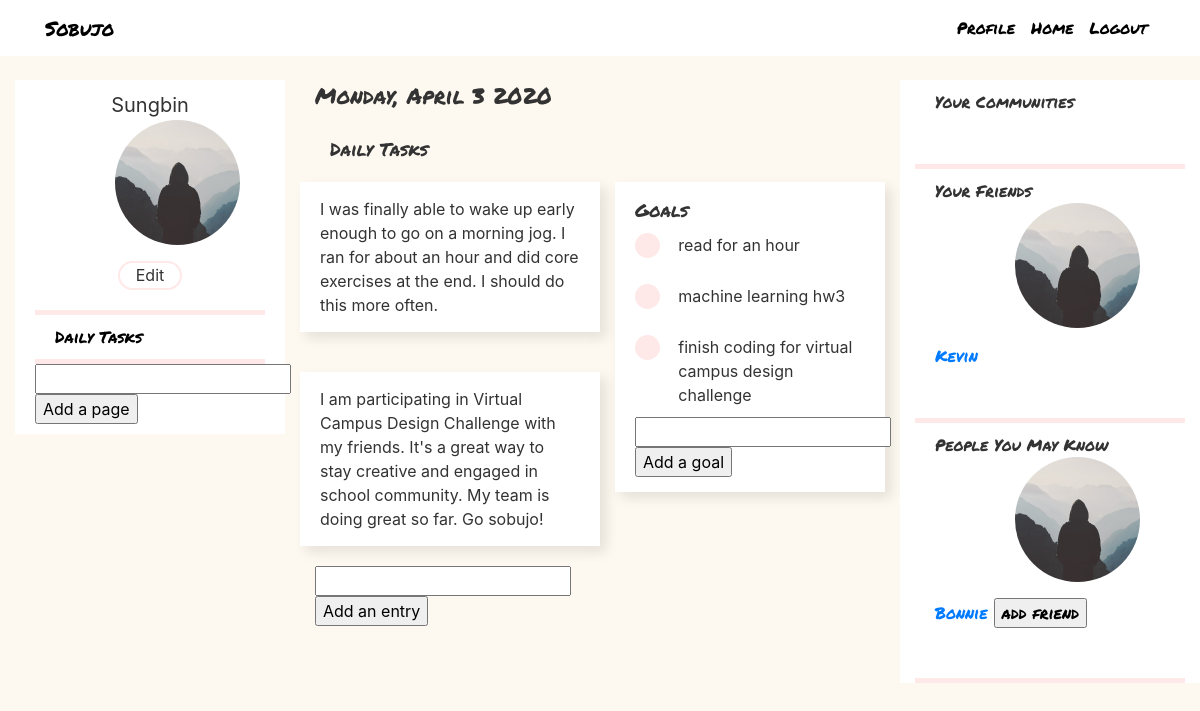
Before: /journal (signed in) with the older database file.
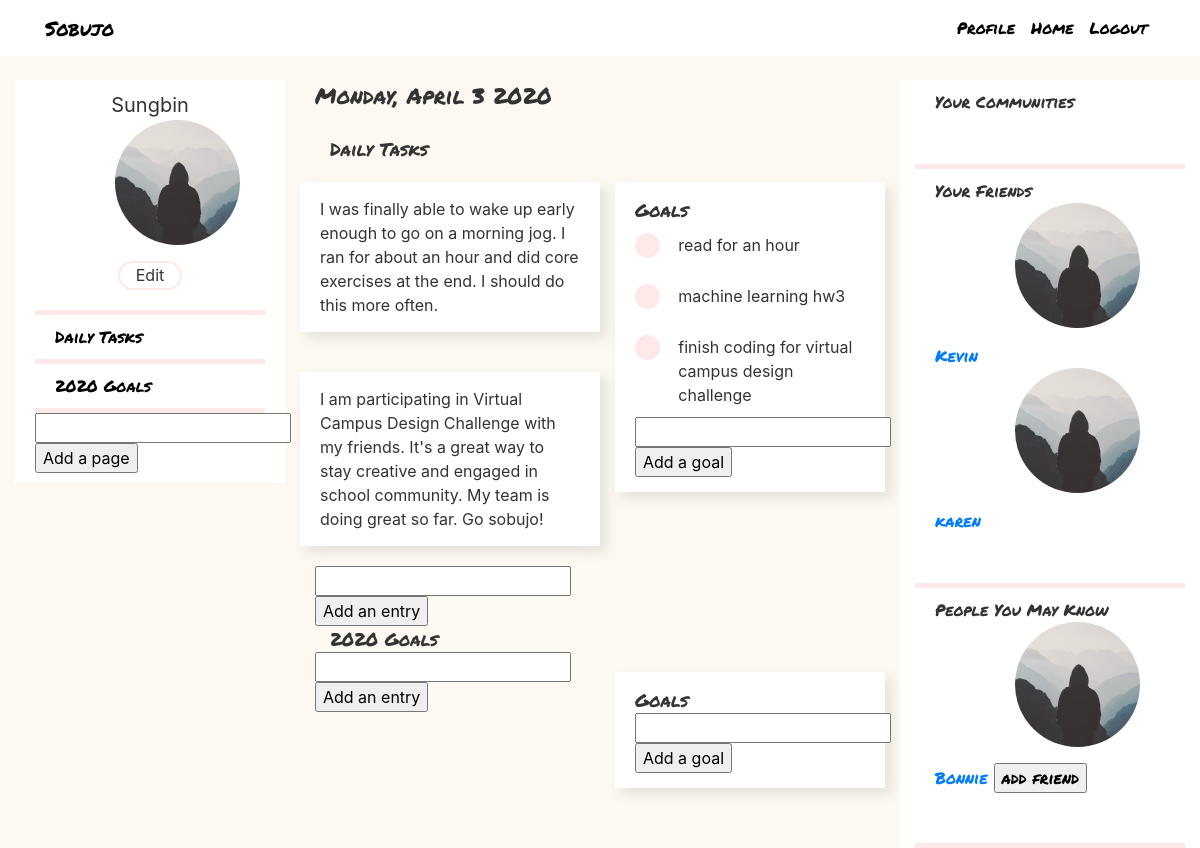
After: the same page with the newer database file.
### flaskblog/models.py (models this page shows, shortened)
class User(db.Model, UserMixin):
    id = db.Column(db.Integer, primary_key=True)
    username = db.Column(db.String(20), unique=True, nullable=False)
    email = db.Column(db.String(120), unique=True, nullable=False)
    image_file = db.Column(db.String(20), nullable=False, default='default.jpg')
    password = db.Column(db.String(60), nullable=False)
    pages = db.relationship("Page", backref="user")
    friends = db.relationship("User", secondary=friendship,
                           primaryjoin=id==friendship.c.friend_a_id,
                           secondaryjoin=id==friendship.c.friend_b_id)
    community = db.relationship("Community", secondary=membership, backref="members")
    comments = db.relationship("Comment", backref="author") # received

class Page(db.Model):
    id = db.Column(db.Integer, primary_key=True)
    user_id = db.Column(db.Integer, db.ForeignKey('user.id')) # can be nullable
    community_id = db.Column(db.Integer, db.ForeignKey('community.id')) # can be nullable
    title = db.Column(db.String(100), nullable=False)
    entries = db.relationship("Entry", backref="page")
    goals = db.relationship("Goal", backref="page")

class Entry(db.Model):
    id = db.Column(db.Integer, primary_key=True)
    page_id = db.Column(db.Integer, db.ForeignKey('page.id'), nullable=False)
    text = db.Column(db.String(500), nullable=False)
    comments = db.relationship("Comment", backref="entry")

class Goal(db.Model):
    id = db.Column(db.Integer, primary_key=True)
    page_id = db.Column(db.Integer, db.ForeignKey('page.id'), nullable=False)
    text = db.Column(db.String(500), nullable=False)
    comments = db.relationship("Comment", backref="goal")

### flaskblog/routes.py (the view)
@app.route("/journal")
@login_required
def journal():
    pages = Page.query.filter_by(user_id=current_user.id).all()
    users = User.query.all()
    users = [user for user in users if user.id != current_user.id and user not in current_user.friends]
    entries = {}
    goals = {}
    for page in pages:
        entries[page.id] = Entry.query.filter_by(page_id=page.id).all()
        goals[page.id] = Goal.query.filter_by(page_id=page.id).all()
    image_file = url_for('static', filename='profile_pics/' + current_user.image_file)
    return render_template('profile.html', pages=pages, entries=entries, goals=goals,
                        image_file=image_file, users=users)

### flaskblog/models.py (called while the page is built)
@login_manager.user_loader
def load_user(user_id):
    return User.query.get(int(user_id))

### flaskblog/templates/profile.html
{% extends "layout.html" %}
{% block content %}
<div class="row">
    <div class="col-md-4">
        <div class="content-section">
            <div class="account-heading">{{ current_user.username }}</div>
            <img class="rounded-circle account-img" src="{{ image_file }}">
            <div class="edit-profile">Edit</div>
            <div class="pink-divider"></div>
            {% for page in pages %}
            <div class="sidebar-journal">
                <a href="#" style="color:black;" onclick="showPage({{page.id}})">{{page.title}}</a></div>
            <div class="pink-divider"></div>
            {% endfor %}
            <form>
                <input type="text" id="page">
                <input type="submit" value="Add a page" onclick="addPage()">
            </form>
        </div>
    </div>
    <div class="col-md-8">
        <div class="date-style">Monday, April 3 2020</div>
        <br>
        {% for page in pages %}
        <div id={{page.id}} class="page">
            <div class="row">
                <div class="header-style">{{ page.title }} </div>
            </div>
            <div class="row">
                <div class="col-md-6">
                    <div class="entry-section">
                        {% for entry in entries.get(page.id) %}
                        <div class="row" id="{{entry.id}}-entry-row">
                            <div class="entry-style col-md-12"> {{ entry.text }} </div>
                        </div>
                        {% endfor %}
                        <form>
                            <input type="text" id="{{page.id}}-entry">
                            <input type="submit" value="Add an entry" onclick="addEntry({{page.id}})">
                        </form>
                    </div>
                </div>
                <div class="col-md-6">
                    <div class="entry-style">
                        <div class="goal-style"> Goals </div>
                        {% for goal in goals.get(page.id) %}
                        <div class="row individual-goal">
                            <div class="col-md-2">
                                <div class="dot"></div>
                            </div>
                            <div class="col-md-10">
                                <div> {{ goal.text }} </div>
                            </div>
                        </div>
                        {% endfor %}
                        <form>
                            <input type="text" id="{{page.id}}-goal">
                            <input type="submit" value="Add a goal" onclick="addGoal({{page.id}})">
                        </form>
                    </div>
                </div>
            </div>
        </div>
        {% endfor %}
    </div>
</div>
{% endblock content %}

### flaskblog/templates/layout.html (shortened to what this page needs)
<!DOCTYPE html>
<html>
<head>
    <link rel="stylesheet" href="https://maxcdn.bootstrapcdn.com/bootstrap/4.0.0/css/bootstrap.min.css">
    <link rel="stylesheet" type="text/css" href="{{ url_for('static', filename='main.css') }}">
</head>
<body>
    <header class="site-header">
      <nav class="navbar navbar-expand-md navbar-dark bg-steel fixed-top">
        <div class="container">
          <a class="title-style mr-4" href="/">Sobujo</a>
          <div class="collapse navbar-collapse" id="navbarToggle">
            <div class="navbar-nav">
              {% if current_user.is_authenticated %}
                <a class="nav-item nav-link" href="{{ url_for('journal') }}">Profile</a>
                <a class="nav-item nav-link" href="{{ url_for('home') }}">Home</a>
                <a class="nav-item nav-link" href="{{ url_for('logout') }}">Logout</a>
              {% else %}
                <a class="nav-item nav-link" href="{{ url_for('login') }}">Login</a>
                <a class="nav-item nav-link" href="{{ url_for('register') }}">Register</a>
              {% endif %}
            </div>
          </div>
        </div>
      </nav>
    </header>
    <main role="main" class="container-fluid">
      <div class="row">
        <div class="col-md-9">
          {% block content %}{% endblock %}
        </div>
        {% if current_user.is_authenticated %}
          <div class="col-md-3 bg-steel">
            <div class="sidebar-section">
              Your Communities
            </div>
            <div class="pink-divider"></div>
            <div class="sidebar-section">
              Your Friends
              {% for friend in current_user.friends %}
                <img class="rounded-circle account-img" src="/static/profile_pics/{{ current_user.image_file }}">
                <a href="{{ url_for('spectate', user_id=friend.id) }}"> {{ friend.username }} </a>
                {% endfor %}
            </div>
            <div class="pink-divider"></div>
            <div class="sidebar-section">
              People You May Know
              {% for user in users %}
                <img class="rounded-circle account-img" src="/static/profile_pics/{{ user.image_file }}">
                <a href="{{ url_for('spectate', user_id=user.id) }}"> {{ user.username }} </a>
                <input type="button" value="add friend" onclick="addFriend({{user.id}})">
                {% endfor %}
            </div>
            <div class="pink-divider"></div>
          </div>
        {% endif %}
      </div>
    </main>
</body>
</html>

### flaskblog/static/main.css (style rules this page uses)
body { background-color: #FEF9F0; color: #333333; margin-top: 5rem; }
.bg-steel { background-color: #ffffff; }
.title-style { color: black; font-size: 20px; font-family: "Permanent Marker"; }
.site-header .navbar-nav .nav-link { color: black; font-family: "Permanent Marker"; }
.content-section { background: #ffffff; padding: 10px 20px; }
.sidebar-section { background: #ffffff; padding: 10px 20px; font-family: "Permanent Marker"; padding-bottom: 50px; }
.sidebar-journal { background: #ffffff; padding: 10px 20px; font-family: "Permanent Marker"; }
.account-img { height: 125px; width: 125px; margin-bottom: 16px; margin-right: 80px; margin-left: 80px; }
.account-heading { font-size: 20px; text-align: center; }
.pink-divider { background-color: #FFE8E8; height: 5px; width: 100%; }
.edit-profile { width: 64px; height: 29px; margin-left: auto; margin-right: auto; background: #FFFFFF; border: 2px solid #FFE8E8; box-sizing: border-box; border-radius: 50px; text-align: center; margin-bottom: 20px; }
.date-style { font-family: "Permanent Marker"; font-size: 22px; line-height: 32px; }
.header-style { font-family: "Permanent Marker"; font-size: 18px; line-height: 26px; margin-left: 30px; }
.dot { height: 25px; width: 25px; background-color: #FFE8E8; border-radius: 50%; display: inline-block; }
.entry-style { margin-top: 20px; background: #ffffff; padding: 15px 20px; box-shadow: 6px 6px 12px rgba(0, 0, 0, 0.1); margin-bottom: 20px; }
.goal-style { font-family: "Permanent Marker"; font-size: 18px; line-height: 26px; }
.individual-goal { padding-top: 10px; padding-bottom: 10px; }

Changed rows visible on the page:
added Page: title "2020 Goals"
added User: image_file (placeholder picture), username "karen"
